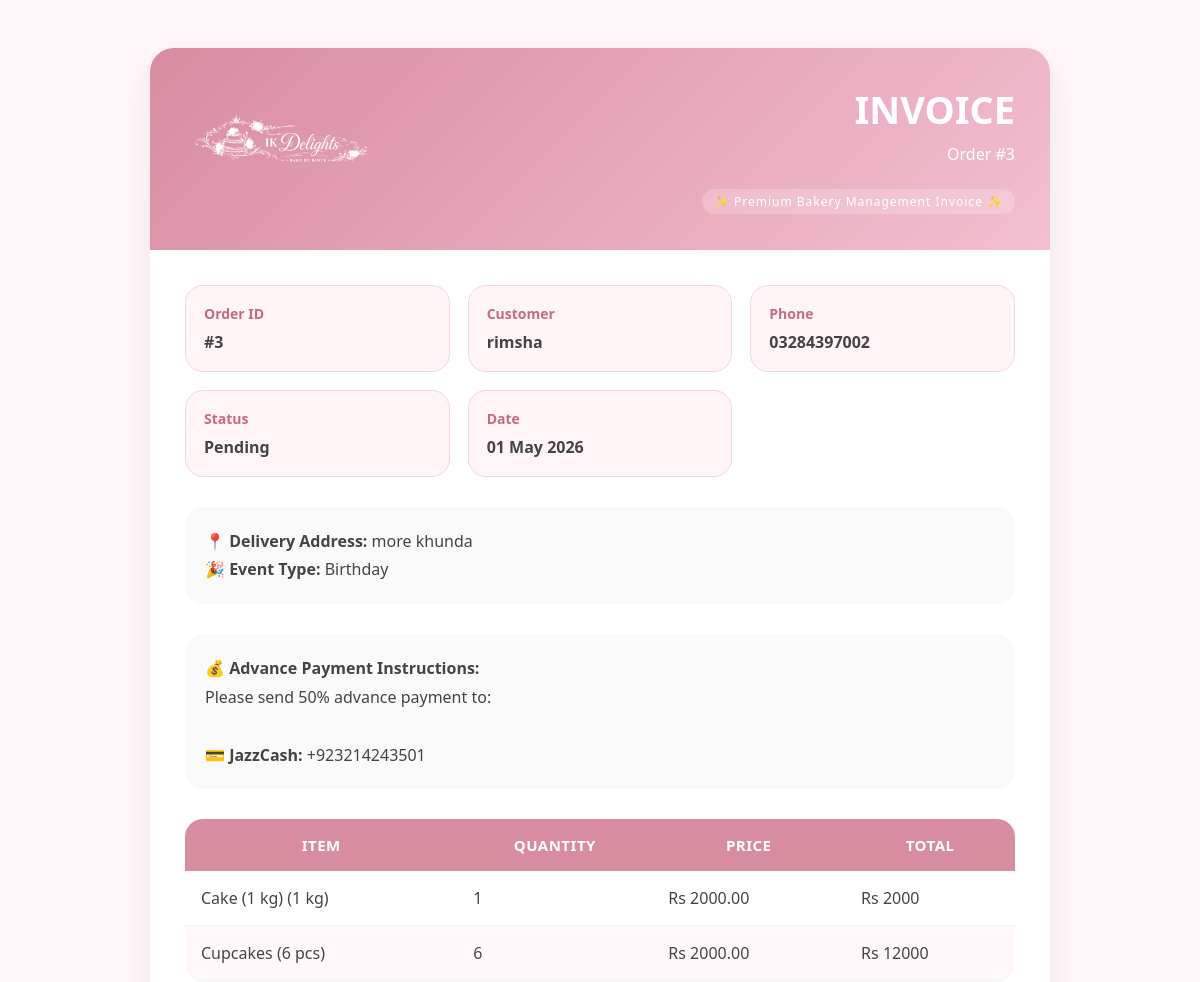
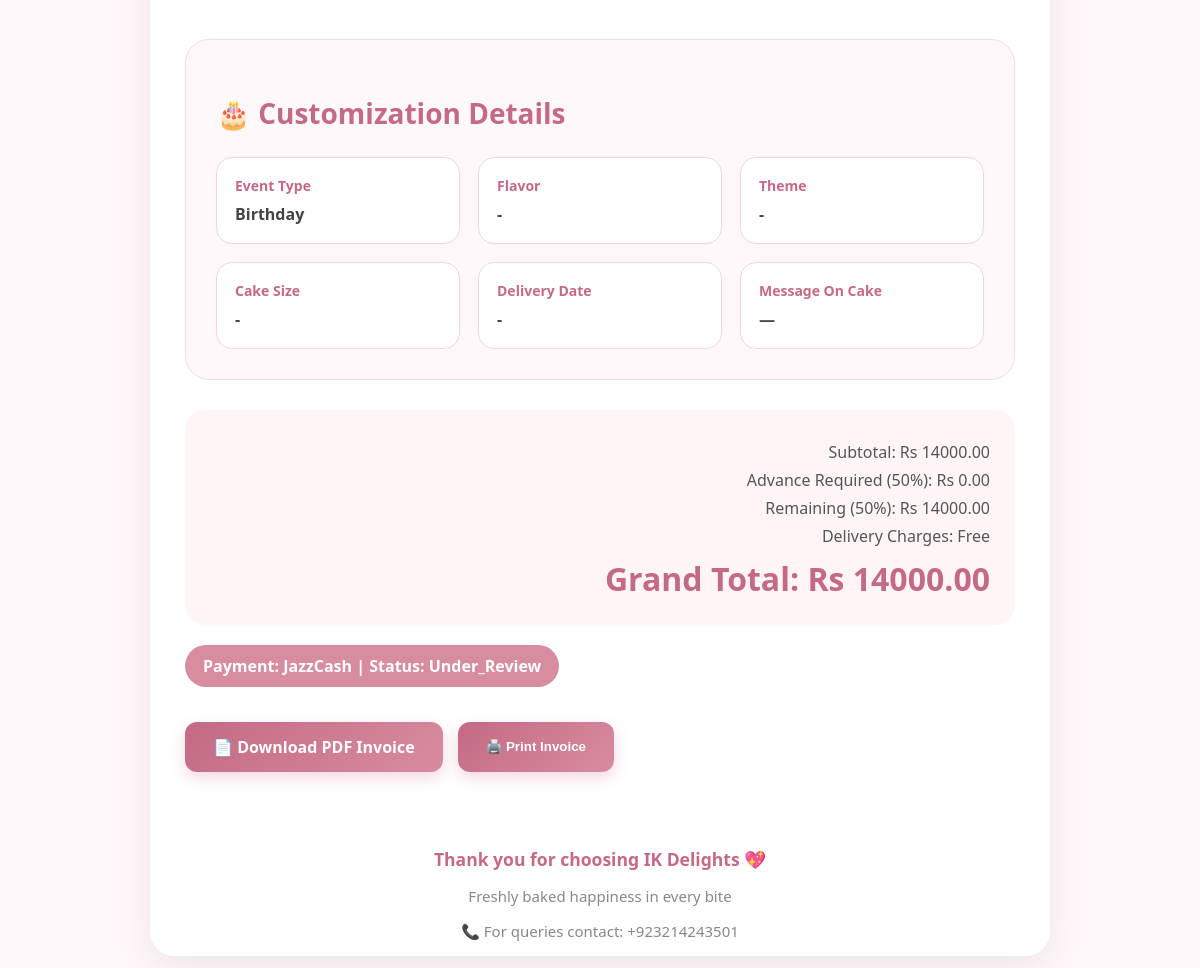
The page /invoice/3/ (signed in) on the database its author committed (2 pictures, top to bottom).
### ik/models.py (models this page shows, shortened)
class Order(models.Model):
    PAYMENT_CHOICES = [
        ('jazzcash', 'JazzCash'),
        ('easypaisa', 'EasyPaisa'),
        ('cod', 'Cash on Delivery'),
    ]
    STATUS_CHOICES = [
        ('pending', 'Pending'),
        ('processing', 'Processing'),
        ('delivered', 'Delivered'),
        ('cancelled', 'Cancelled'),
    ]
    PAYMENT_STATUS_CHOICES = [
        ('under_review', 'Under Review'),
        ('partial_paid', 'Partial Paid'),
        ('fully_paid', 'Fully Paid'),
        ('rejected', 'Rejected'),
    ]
    user = models.ForeignKey(User, on_delete=models.SET_NULL, null=True, blank=True)
    session_key = models.CharField(max_length=40, null=True, blank=True)
    name = models.CharField(max_length=100)
    phone = models.CharField(
        max_length=20,
        validators=[
            RegexValidator(
                regex=r'^03\d{9}$',
                message='Phone number must be in format 03XXXXXXXXX'
            )
        ],
        help_text="Enter Pakistani number like 03XXXXXXXXX"
    )
    address = models.TextField(default="")
    payment_method = models.CharField(max_length=20, choices=PAYMENT_CHOICES)
    transaction_id = models.CharField(
        max_length=50,
        unique=False,
        null=True,
        blank=True,
        db_index=True,
        help_text="Unique JazzCash/EasyPaisa transaction ID"
    )
    screenshot_hash = models.CharField(
        max_length=64,
        unique=True,
        null=True,
        blank=True,
        db_index=True,
        help_text="Unique hash for payment screenshot"
    )
    total = models.DecimalField(max_digits=10, decimal_places=2)
    advance_amount = models.DecimalField(max_digits=10, decimal_places=2, default=0)
    received_amount = models.DecimalField(
        max_digits=10,
        decimal_places=2,
        default=0,
        help_text="Actual amount received from customer"
    )
    remaining_amount = models.DecimalField(max_digits=10, decimal_places=2, default=0)
    status = models.CharField(max_length=20, choices=STATUS_CHOICES, default='pending')
    payment_status = models.CharField(max_length=20, choices=PAYMENT_STATUS_CHOICES, default='under_review')
    customization = models.JSONField(default=dict, blank=True)
    invoice_text = models.TextField(blank=True, null=True)
    created_at = models.DateTimeField(auto_now_add=True)
    payment_screenshot = models.ImageField(
        upload_to='payments/',
        validators=[validate_payment_screenshot],
        blank=True,
        null=True,
        help_text="Payment screenshot proof"
    )
    payment_verified = models.BooleanField(default=False)
    verification_note = models.TextField(blank=True, null=True)
    verified_at = models.DateTimeField(blank=True, null=True)
    transaction_time = models.DateTimeField(auto_now_add=True, null=True, blank=True)
    is_payment_flagged = models.BooleanField(default=False)
    suspicious_attempts = models.PositiveIntegerField(default=0)
    ip_address = models.GenericIPAddressField(null=True, blank=True)
    user_agent = models.TextField(blank=True, null=True, help_text="Browser/Device info")
    updated_at = models.DateTimeField(auto_now=True, help_text="Last updated timestamp")
    city = models.CharField(max_length=100, blank=True, help_text="Customer city")
    remaining_transaction_id = models.CharField(
        max_length=50,
        blank=True,
        null=True,
        db_index=True,
        help_text="Transaction ID for remaining payment"
    )
    remaining_payment_screenshot = models.ImageField(
        upload_to='remaining_payments/',
        blank=True,
        null=True,
        validators=[validate_payment_screenshot],
        help_text="Screenshot for remaining payment"
    )
    remaining_screenshot_hash = models.CharField(
        max_length=64,
        blank=True,
        null=True,
        db_index=True,
        help_text="Hash for remaining payment screenshot"
    )
    remaining_payment_verified = models.BooleanField(
        default=False,
        help_text="Whether remaining payment has been verified by admin"
    )
    ORDER_TYPE_CHOICES = [
        ('website', 'Website'),
        ('custom', 'Custom'),
        ('deal', 'Deal'),
        ('event', 'Event'),
        ('whatsapp', 'WhatsApp'),
    ]
    order_type = models.CharField(
        max_length=30,
        choices=ORDER_TYPE_CHOICES,
        default='website',
        help_text="Source of order"
    )
    ALLOWED_STATUS_TRANSITIONS = {
        'pending': ['processing', 'cancelled'],
        'processing': ['delivered', 'cancelled'],
        'delivered': [],
        'cancelled': [],
    }

class OrderItem(models.Model):
    order = models.ForeignKey(Order, on_delete=models.CASCADE, related_name='items')
    product_name = models.CharField(max_length=200)
    product_price = models.DecimalField(max_digits=10, decimal_places=2)
    quantity = models.PositiveIntegerField()

### ik/views.py (the view)
# urls.py: path('invoice/<int:order_id>/', views.invoice_page, name='invoice_page'),
@login_required
def invoice_page(request, order_id):
    order = get_object_or_404(Order, id=order_id)
    if not check_order_ownership(request, order):
        messages.error(request, "Unauthorized")
        return redirect('home')
    return render(request, "invoice.html", {"order": order, "business_number": settings.BUSINESS_NUMBER})

### ik/context_processors.py (called while the page is built)
def global_settings(request):
    settings = SiteSettings.objects.first()
    return {
        'settings': settings
    }

### ik/views.py (called while the page is built)
def check_order_ownership(request, order):
    if request.user.is_authenticated:
        return request.user == order.user or request.user.is_staff
    return False

### ik/templates/invoice.html (shortened to what this page needs)
{% load static %}
<!DOCTYPE html>
<html>
<head>
</head>
<body>
    <div class="invoice-box">
        <div class="invoice-header">
            <div class="logo-wrap">
                <img src="{% static 'images/logo.png' %}" alt="IK Delights">
            </div>
            <div class="invoice-title">
                <h1>INVOICE</h1>
                <p>Order #{{ order.id }}</p>
                <div class="premium-badge">✨ Premium Bakery Management Invoice ✨</div>
            </div>
        </div>
        <div class="invoice-content">
            <div class="info-grid">
                <div class="info-card">
                    <strong>Order ID</strong>
                    <span>#{{ order.id }}</span>
                </div>
                <div class="info-card">
                    <strong>Customer</strong>
                    <span>{{ order.name }}</span>
                </div>
                <div class="info-card">
                    <strong>Phone</strong>
                    <span>{{ order.phone }}</span>
                </div>
                <div class="info-card">
                    <strong>Status</strong>
                    <span>{{ order.get_status_display }}</span>
                </div>
                <div class="info-card">
                    <strong>Date</strong>
                    <span>{{ order.created_at|date:"d M Y" }}</span>
                </div>
            </div>
            <div class="extra-info">
                <strong>📍 Delivery Address:</strong> {{ order.address }}<br>
                <strong>🎉 Event Type:</strong> {{ order.customization.event_type|default:"-" }}
            </div>
            <div class="extra-info">
                <strong>💰 Advance Payment Instructions:</strong><br>
                Please send 50% advance payment to:<br><br>
                <strong>💳 JazzCash:</strong> +{{ business_number }}
            </div>
            <table>
                <thead>
                    <tr>
                        <th>Item</th>
                        <th>Quantity</th>
                        <th>Price</th>
                        <th>Total</th>
                    </tr>
                </thead>
                <tbody>
                    {% for item in order.items.all %}
                    <tr>
                        <td>{{ item.product_name }}</td>
                        <td>{{ item.quantity }}</td>
                        <td>Rs {{ item.product_price|floatformat:2 }}</td>
                        <td>Rs {% widthratio item.product_price 1 item.quantity %}</td>
                    </tr>
                    {% endfor %}
                </tbody>
            </table>
            {% if order.customization %}
            <div class="custom-box">
                <h2>🎂 Customization Details</h2>
                <div class="custom-grid">
                    <div class="custom-card">
                        <strong>Event Type</strong>
                        <span>{{ order.customization.event_type|default:"-" }}</span>
                    </div>
                    <div class="custom-card">
                        <strong>Flavor</strong>
                        <span>{{ order.customization.flavor|default:"-" }}</span>
                    </div>
                    <div class="custom-card">
                        <strong>Theme</strong>
                        <span>{{ order.customization.theme|default:"-" }}</span>
                    </div>
                    <div class="custom-card">
                        <strong>Cake Size</strong>
                        <span>{{ order.customization.cake_size|default:"-" }}</span>
                    </div>
                    <div class="custom-card">
                        <strong>Delivery Date</strong>
                        <span>{{ order.customization.delivery_date|default:"-" }}</span>
                    </div>
                    <div class="custom-card">
                        <strong>Message On Cake</strong>
                        <span>{{ order.customization.cake_message|default:"—" }}</span>
                    </div>
                </div>
            </div>
            {% endif %}
            <div class="total-box">
                <div>
                    <p>Subtotal: Rs {{ order.total|floatformat:2 }}</p>
                    <p>Advance Required (50%): Rs {{ order.advance_amount|floatformat:2 }}</p>
                    <p>Remaining (50%): Rs {{ order.remaining_amount|floatformat:2 }}</p>
                    <p>Delivery Charges: Free</p>
                    <h2>Grand Total: Rs {{ order.total|floatformat:2 }}</h2>
                </div>
            </div>
            <div class="payment-status {% if order.payment_status == 'paid' %}paid{% endif %}">
                Payment: {{ order.get_payment_method_display }} | Status: {{ order.payment_status|title }}
            </div>
            <div class="btn-area">
                <a href="{% url 'download_invoice_pdf' order.id %}" class="download-btn">
                    📄 Download PDF Invoice
                </a>
                <button onclick="window.print()" class="download-btn">
                    🖨️ Print Invoice
                </button>
            </div>
        </div>
        <div class="invoice-footer">
            <h3>Thank you for choosing IK Delights 💖</h3>
            <p>Freshly baked happiness in every bite</p>
            <p>📞 For queries contact: +{{ business_number }}</p>
        </div>
    </div>
</body>
</html>

### ik/templates/invoice.html (style rules this page uses)
body { font-family: 'Segoe UI', sans-serif; background: #fff7f9; padding: 40px; color: #444; }
.invoice-box { max-width: 900px; margin: auto; background: #fff; border-radius: 24px; overflow: hidden; box-shadow: 0 10px 35px rgba(0, 0, 0, 0.08); }
.invoice-header { background: linear-gradient(135deg, #d88ca0, #f3bfd0); padding: 35px; color: white; display: flex; justify-content: space-between; align-items: center; flex-wrap: wrap; }
.logo-wrap img { width: 190px; filter: brightness(0) invert(1); }
.invoice-title { text-align: right; }
.invoice-title h1 { margin: 0; font-size: 38px; font-weight: 800; color: white; }
.invoice-title p { margin-top: 8px; font-size: 16px; }
.premium-badge { font-size: 12px; letter-spacing: 1px; background: rgba(255,255,255,0.2); display: inline-block; padding: 4px 12px; border-radius: 50px; margin-top: 8px; }
.invoice-content { padding: 35px; }
.info-grid { display: grid; grid-template-columns: repeat(auto-fit, minmax(200px, 1fr)); gap: 18px; margin-bottom: 30px; }
.info-card { background: #fff5f7; border-radius: 18px; padding: 18px; border: 1px solid #f3d5df; }
.info-card strong { display: block; color: #c46a84; margin-bottom: 8px; font-size: 14px; }
.info-card span { font-size: 16px; font-weight: 600; }
.extra-info { background: #fafafa; border-radius: 18px; padding: 20px; margin-bottom: 30px; line-height: 1.8; }
table { width: 100%; border-collapse: collapse; overflow: hidden; border-radius: 18px; }
thead { background: #d88ca0; color: white; }
th { padding: 16px; font-size: 15px; text-transform: uppercase; letter-spacing: 0.5px; }
td { padding: 16px; border-bottom: 1px solid #f1f1f1; }
tbody tr:nth-child(even) { background: #fff8fa; }
.custom-box { margin-top: 40px; background:#fff8fa; padding:30px; border-radius:24px; border:1px solid #f5dbe3; }
.custom-box h2 { color:#c46a84; margin-bottom:25px; font-size:28px; }
.custom-grid { display:grid; grid-template-columns:repeat(auto-fit, minmax(220px,1fr)); gap:18px; }
.custom-card { background:white; padding:18px; border-radius:16px; border:1px solid #f3d5df; }
.custom-card strong { display:block; color:#c46a84; margin-bottom:8px; font-size:14px; }
.custom-card span { font-weight:600; }
.total-box { margin-top: 30px; background: #fff5f7; padding: 25px; border-radius: 20px; text-align: right; }
.total-box p { margin: 6px 0; font-size: 16px; color: #555; }
.total-box h2 { color: #c46a84; margin: 10px 0 0; font-size: 32px; }
.payment-status { margin-top: 20px; display: inline-block; padding: 10px 18px; background: #d88ca0; color: white; border-radius: 50px; font-weight: 600; }
.invoice-footer { margin-top: 40px; text-align: center; color: #888; font-size: 15px; }
.invoice-footer h3 { color: #c46a84; margin-bottom: 8px; }
.btn-area { margin-top: 35px; display: flex; gap: 15px; flex-wrap: wrap; }
.download-btn { display: inline-flex; align-items: center; justify-content: center; padding: 14px 28px; background: linear-gradient(135deg, #c46a84, #d88ca0); color: white; text-decoration: none; border: none; border-radius: 12px; font-weight: 700; cursor: pointer; transition: 0.3s; box-shadow: 0 6px 15px rgba(212, 128, 154, 0.3); }

### rows shown on the page
Order: id "3", name "rimsha", phone "03284397002", status "Pending", created_at "01 May 2026", address "more khunda", customization.event_type "Birthday", customization.flavor "-", customization.theme "-", customization.cake_size "-", customization.delivery_date "-", customization.cake_message "—", total "14000.00", advance_amount "0.00", remaining_amount "14000.00", payment_method "JazzCash", payment_status "Under_Review"
OrderItem: product_name "Cake (1 kg) (1 kg)", quantity "1", product_price "2000.00", product_price+quantity "2000"
OrderItem: product_name "Cupcakes (6 pcs)", quantity "6", product_price "2000.00", product_price+quantity "12000"

### other values the page prints
{{ business_number }} "923214243501"
